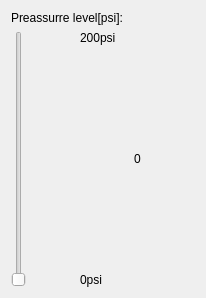
<?xml version="1.0" encoding="UTF-8"?>
<ui version="4.0">
 <class>Widget</class>
 <widget class="QWidget" name="Widget">
  <property name="geometry">
   <rect>
    <x>0</x>
    <y>0</y>
    <width>206</width>
    <height>298</height>
   </rect>
  </property>
  <property name="windowTitle">
   <string>Widget</string>
  </property>
  <layout class="QGridLayout" name="gridLayout_2">
   <item row="0" column="0">
    <layout class="QVBoxLayout" name="verticalLayout_2">
     <item>
      <widget class="QLabel" name="label">
       <property name="text">
        <string>Preassurre level[psi]:</string>
       </property>
      </widget>
     </item>
     <item>
      <layout class="QGridLayout" name="gridLayout">
       <item row="0" column="0">
        <widget class="QSlider" name="verticalSlider">
         <property name="maximum">
          <number>200</number>
         </property>
         <property name="orientation">
          <enum>Qt::Vertical</enum>
         </property>
        </widget>
       </item>
       <item row="0" column="1">
        <spacer name="horizontalSpacer">
         <property name="orientation">
          <enum>Qt::Horizontal</enum>
         </property>
         <property name="sizeType">
          <enum>QSizePolicy::Minimum</enum>
         </property>
         <property name="sizeHint" stdset="0">
          <size>
           <width>48</width>
           <height>13</height>
          </size>
         </property>
        </spacer>
       </item>
       <item row="0" column="2">
        <layout class="QVBoxLayout" name="verticalLayout">
         <item>
          <widget class="QLabel" name="label_2">
           <property name="text">
            <string>200psi</string>
           </property>
          </widget>
         </item>
         <item>
          <spacer name="verticalSpacer">
           <property name="orientation">
            <enum>Qt::Vertical</enum>
           </property>
           <property name="sizeHint" stdset="0">
            <size>
             <width>20</width>
             <height>40</height>
            </size>
           </property>
          </spacer>
         </item>
         <item>
          <widget class="QLabel" name="label_4">
           <property name="text">
            <string>0</string>
           </property>
           <property name="alignment">
            <set>Qt::AlignCenter</set>
           </property>
          </widget>
         </item>
         <item>
          <spacer name="verticalSpacer_2">
           <property name="orientation">
            <enum>Qt::Vertical</enum>
           </property>
           <property name="sizeHint" stdset="0">
            <size>
             <width>20</width>
             <height>40</height>
            </size>
           </property>
          </spacer>
         </item>
         <item>
          <widget class="QLabel" name="label_3">
           <property name="text">
            <string>0psi</string>
           </property>
          </widget>
         </item>
        </layout>
       </item>
      </layout>
     </item>
    </layout>
   </item>
  </layout>
 </widget>
 <layoutdefault spacing="6" margin="11"/>
 <resources/>
 <connections>
  <connection>
   <sender>verticalSlider</sender>
   <signal>sliderMoved(int)</signal>
   <receiver>label_4</receiver>
   <slot>setNum(int)</slot>
   <hints>
    <hint type="sourcelabel">
     <x>21</x>
     <y>160</y>
    </hint>
    <hint type="destinationlabel">
     <x>166</x>
     <y>161</y>
    </hint>
   </hints>
  </connection>
 </connections>
</ui>
